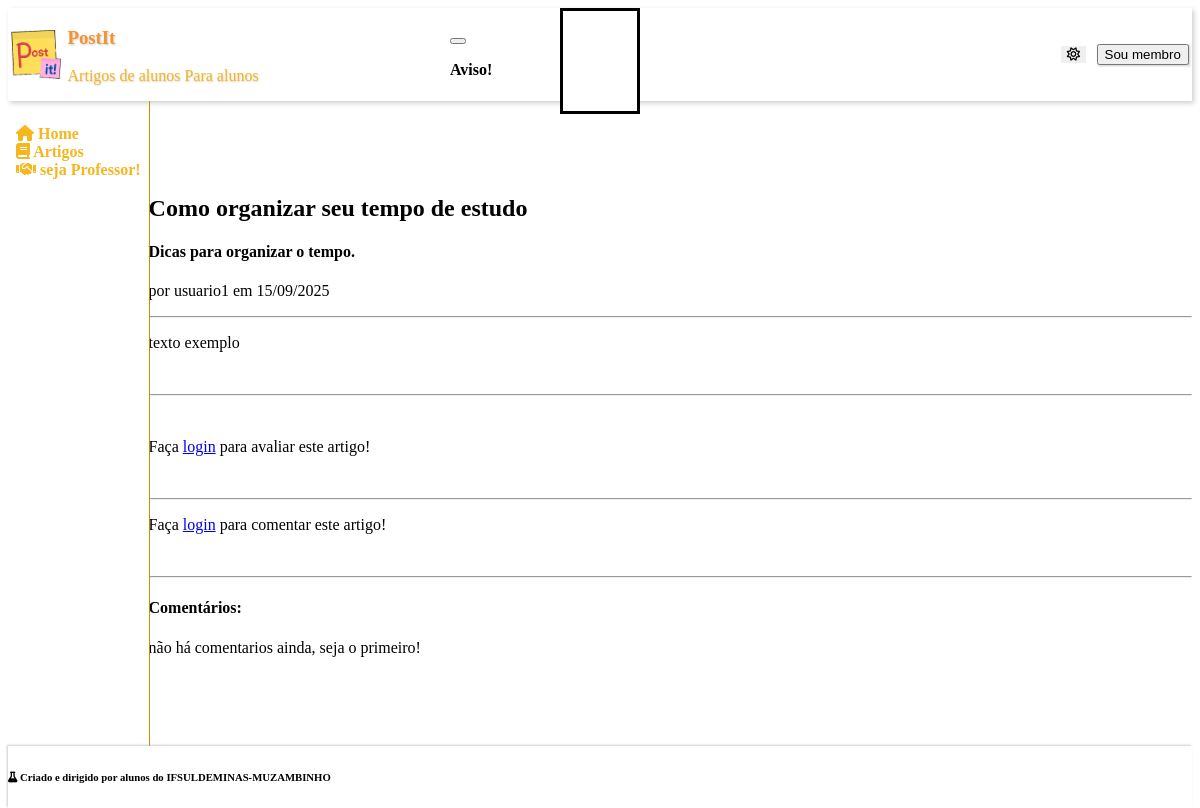
/PAGES/ARTICLE/read.php?id=6, run on an earlier commit of the app's database.
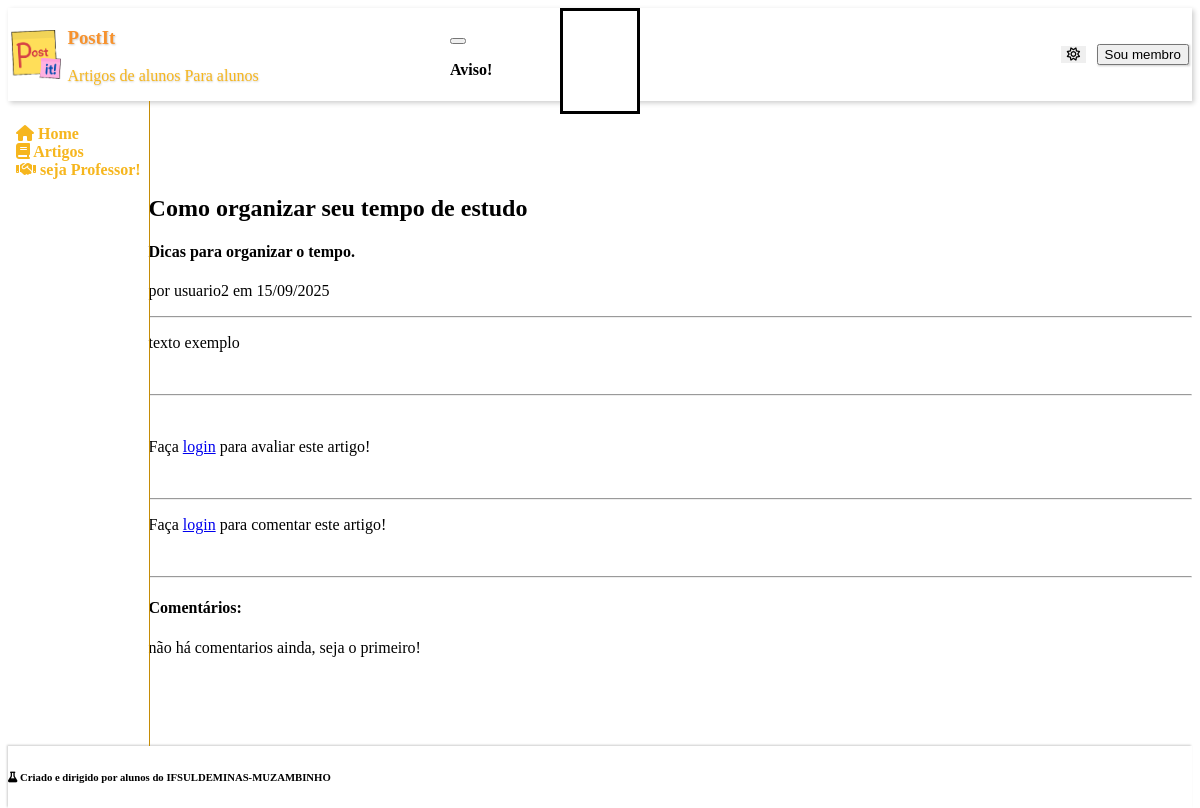
And on a later commit of the database.
### tables this page shows
CREATE TABLE articles (
    id INT AUTO_INCREMENT PRIMARY KEY,
    title VARCHAR(255) NOT NULL,
    descr TEXT NOT NULL,
    content TEXT NOT NULL,
    author_id INT NOT NULL,
    creation TIMESTAMP DEFAULT CURRENT_TIMESTAMP,
    views INT DEFAULT 0,

    is_active boolean not null DEFAULT 1,

    FOREIGN KEY (author_id) REFERENCES users(id)
);

CREATE TABLE users (
    id INT AUTO_INCREMENT PRIMARY KEY,
    username VARCHAR(100) NOT NULL,
    pwd TEXT NOT NULL,
    position ENUM('user', 'professor', 'administrador') NOT NULL,
    creation TIMESTAMP DEFAULT CURRENT_TIMESTAMP,
    is_active boolean not null DEFAULT 1
);

### PHP/pull_content.php (called while the page is built, shortened)
<?php
if (isset($_GET['id']) && is_numeric($_GET['id'])) {
    require_once $pathToRoot.'PHP/db.php';
    $stmt = $pdo->prepare("
        SELECT articles.id, articles.title, articles.descr, articles.content, articles.creation, users.username AS author
        FROM articles
        JOIN users ON articles.author_id = users.id
        WHERE articles.id = ?
    ");
    $stmt->execute([$_GET['id']]);
    $GET = $stmt->fetch(PDO::FETCH_ASSOC);
} else {
    header("Location: ".$pathToRoot."PAGES/home.php?r=ID inválido.");
    exit();
}

### ASSETS/parsedown-master/Parsedown.php (called while the page is built, shortened)
<?php
class Parsedown
{
    function text($text)
    {
        $Elements = $this->textElements($text);
        $markup = $this->elements($Elements);
        $markup = trim($markup, "\n");
        return $markup;
    }
    protected function textElements($text)
    {
        $text = str_replace(array("\r\n", "\r"), "\n", $text);
        $text = trim($text, "\n");
        $lines = explode("\n", $text);
        return $this->linesElements($lines);
    }
    protected $breaksEnabled;
    protected $safeMode;
    protected $unmarkedBlockTypes = array(
        'Code',
    );
    protected function linesElements(array $lines)
    {
        $Elements = array();
        $CurrentBlock = null;
        foreach ($lines as $line)
        {
            $indent = strspn($line, ' ');
            $text = $indent > 0 ? substr($line, $indent) : $line;
            $Line = array('body' => $line, 'indent' => $indent, 'text' => $text);
            $marker = $text[0];
            $blockTypes = $this->unmarkedBlockTypes;
            foreach ($blockTypes as $blockType)
            {
                $Block = $this->{"block$blockType"}($Line, $CurrentBlock);
            }
            if (isset($Block))
            {
                $CurrentBlock = $Block;
            }
            else
            {
                $CurrentBlock = $this->paragraph($Line);
                $CurrentBlock['identified'] = true;
            }
        }
        if (isset($CurrentBlock))
        {
            $Elements[] = $this->extractElement($CurrentBlock);
        }
        return $Elements;
    }
    protected function extractElement(array $Component)
    {
        return $Component['element'];
    }
    protected function paragraph($Line)
    {
        return array(
            'type' => 'Paragraph',
            'element' => array(
                'name' => 'p',
                'handler' => array(
                    'function' => 'lineElements',
                    'argument' => $Line['text'],
                    'destination' => 'elements',
                ),
            ),
        );
    }
    protected function lineElements($text, $nonNestables = array())
    {
        $text = str_replace(array("\r\n", "\r"), "\n", $text);
        $Elements = array();
        $InlineText = $this->inlineText($text);
        $Elements[] = $InlineText['element'];
        foreach ($Elements as &$Element)
        {
            if ( ! isset($Element['autobreak']))
            {
                $Element['autobreak'] = false;
            }
        }
        return $Elements;
    }
    protected function inlineText($text)
    {
        $Inline = array(
            'extent' => strlen($text),
            'element' => array(),
        );
        $Inline['element']['elements'] = self::pregReplaceElements(
            $this->breaksEnabled ? '/[ ]*+\n/' : '/(?:[ ]*+\\\\|[ ]{2,}+)\n/',
            array(
                array('name' => 'br'),
                array('text' => "\n"),
            ),
            $text
        );
        return $Inline;
    }
    protected function handle(array $Element)
    {
        if (isset($Element['handler']))
        {
            if (!isset($Element['nonNestables']))
            {
                $Element['nonNestables'] = array();
            }
            if (is_string($Element['handler']))
            {
                $function = $Element['handler'];
                $argument = $Element['text'];
                unset($Element['text']);
                $destination = 'rawHtml';
            }
            else
            {
                $function = $Element['handler']['function'];
                $argument = $Element['handler']['argument'];
                $destination = $Element['handler']['destination'];
            }
            $Element[$destination] = $this->{$function}($argument, $Element['nonNestables']);
            unset($Element['handler']);
        }
        return $Element;
    }
    protected function element(array $Element)
    {
        $Element = $this->handle($Element);
        $hasName = isset($Element['name']);
        $markup = '';
        if ($hasName)
        {
            $markup .= '<' . $Element['name'];
        }
        $permitRawHtml = false;
        if (isset($Element['text']))
        {
            $text = $Element['text'];
        }
        elseif (isset($Element['rawHtml']))
        {
            $text = $Element['rawHtml'];
            $allowRawHtmlInSafeMode = isset($Element['allowRawHtmlInSafeMode']) && $Element['allowRawHtmlInSafeMode'];
            $permitRawHtml = !$this->safeMode || $allowRawHtmlInSafeMode;
        }
        $hasContent = isset($text) || isset($Element['element']) || isset($Element['elements']);
        if ($hasContent)
        {
            $markup .= $hasName ? '>' : '';
            if (isset($Element['elements']))
            {
                $markup .= $this->elements($Element['elements']);
            }
            elseif (isset($Element['element']))
            {
                $markup .= $this->element($Element['element']);
            }
            else
            {
                if (!$permitRawHtml)
                {
                    $markup .= self::escape($text, true);
                }
                else
                {
                    $markup .= $text;
                }
            }
            $markup .= $hasName ? '</' . $Element['name'] . '>' : '';
        }
        elseif ($hasName)
        {
            $markup .= ' />';
        }
        return $markup;
    }
    protected function elements(array $Elements)
    {
        $markup = '';
        $autoBreak = true;
        foreach ($Elements as $Element)
        {
            $autoBreakNext = (isset($Element['autobreak'])
                ? $Element['autobreak'] : isset($Element['name'])
            );
            $autoBreak = !$autoBreak ? $autoBreak : $autoBreakNext;
            $markup .= ($autoBreak ? "\n" : '') . $this->element($Element);
            $autoBreak = $autoBreakNext;
        }
        $markup .= $autoBreak ? "\n" : '';
        return $markup;
    }
    protected static function pregReplaceElements($regexp, $Elements, $text)
    {
        $newElements = array();
        $newElements[] = array('text' => $text);
        return $newElements;
    }
    protected static function escape($text, $allowQuotes = false)
    {
        return htmlspecialchars($text, $allowQuotes ? ENT_NOQUOTES : ENT_QUOTES, 'UTF-8');
    }
}

### PAGES/ARTICLE/read.php (the view, shortened to what the rows shown need)
<?php
    $depth = array_search('PI', array_reverse(explode(DIRECTORY_SEPARATOR, __DIR__)));
    $pathToRoot = ($depth !== false) ? str_repeat("../", $depth) : "";
    require_once $pathToRoot."ASSETS/TEMPLATES/header.php";
    require_once $pathToRoot."ASSETS/TEMPLATES/aside.php";
    require_once $pathToRoot."PHP/pull_content.php";
    echo "<link rel='stylesheet' href='".$pathToRoot."CSS/star_rating.css'>";
?>
            <div class="container-fluid">
                <hgroup>
                    <h1><?= $GET['title'] ?></h1>
                    <h4><?= $GET['descr'] ?></h4>
                    <p>por <?= $GET['author'] ?> em <?= date('d/m/Y', strtotime($GET['creation'])) ?></p>
                </hgroup>
                <section class="content container-fluid">
                    <div class="container-fluid">
                        <hgroup>
                            <?php
                                require '../../ASSETS/parsedown-master/Parsedown.php';
                                $Parsedown = new Parsedown();
                                $html = $Parsedown->text($GET['content']);
                                echo $html;
                            ?>
                        </hgroup>
                    </div>
                </section>
                <br>
                <br>
                <br>
                <br>
            </div>
        </section>
    </main>
<?php
    require_once $pathToRoot."ASSETS/TEMPLATES/footer.php";
?>

What changed in the data, as far as the page shows it:
changed articles "Como organizar seu tempo de estudo": author.username "usuario1" → "usuario2"
